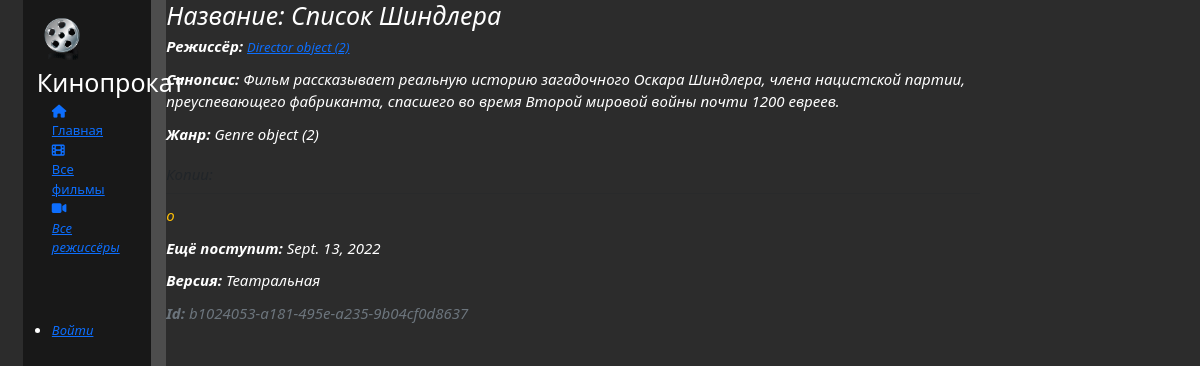
Page /catalog/movie/7 on the earlier database version.
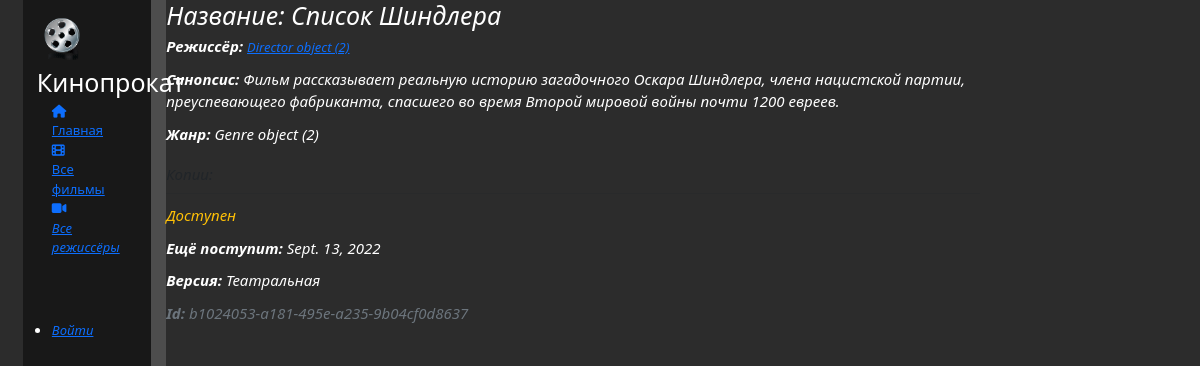
Same page on the later database version.
### catalog/models.py (models this page shows)
class MovieInstance(models.Model):
    id = models.UUIDField(primary_key=True, default=uuid.uuid4, help_text="Уникальный id для этого конкретного фильма во всём прокате")
    movie = models.ForeignKey('Movie', on_delete=models.SET_NULL, null=True)
    imprint = models.CharField(max_length=200)
    due_back = models.DateField(null=True, blank=True)
    borrower = models.ForeignKey(User, on_delete=models.SET_NULL, null=True, blank=True)
    LOAN_STATUS = (
        ('Н', 'Нет наличии'),
        ('В', 'Взят'),
        ('Д', 'Доступен'),
        ('З', 'Зарезервирован'),
    )
    status = models.CharField(max_length=1, choices=LOAN_STATUS, blank=True, default='Д', help_text='Доступность фильмов')

### catalog/views.py (the view)
# urls.py: re_path(r'^movie/(?P<pk>\d+)$', views.MovieDetailView.as_view(), name='movie-detail'),
class MovieDetailView(generic.DetailView):
    model = Movie
    template_name = 'catalog/movie_detail.html'

### catalog/templates/catalog/movie_detail.html (shortened to what this page needs)
{%  extends "base_generic.html" %}
{%  block content %}
  <h1>Название: {{ movie.title }}</h1>
  <p><strong>Режиссёр:</strong> <a href="">{{ movie.director }}</a></p>
  <p><strong>Синопсис:</strong> {{ movie.synopsis }}</p>
  <p><strong>Жанр:</strong> {% for genre in movie.genre.all %} {{ genre }} {% if not forloop.last %}, {% endif %}{% endfor %}</p>
  <div style="margin-left:20px;margin-top:20px">
    <h4>Копии:</h4>
    {% for copy in movie.movieinstance_set.all %}
    <hr>
    <p class="{% if copy.status == 'a' %}text-success{% elif copy.status == 'd' %}text-danger{% else %}text-warning{% endif %}">{{ copy.get_status_display }}</p>
    {% if copy.status != 'a' %}<p><strong>Ещё поступит:</strong> {{copy.due_back}}</p>{% endif %}
    <p><strong>Версия:</strong> {{copy.imprint}}</p>
    <p class="text-muted"><strong>Id:</strong> {{copy.id}}</p>
    {% endfor %}
  </div>
{% endblock %}

Differences in the rows shown:
changed MovieInstance "Театральная": status "o" → "Доступен"
